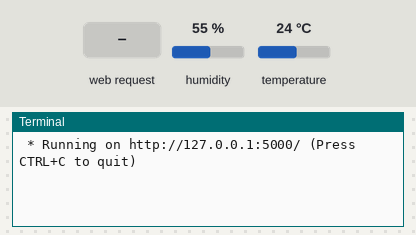
Recording of a program running on a simulated Raspberry Pi (BCM pin numbers). On the bench: the last lines printed to the terminal. Inputs (shaded band) come from the test bench; at power-on: humidity 55 %, temperature 24 °C. The clock reads 2024-03-15 10:24:30 at power-on unless the program sets it; library files of the repository ran but are not shown: DHT11.py.

Above: at 1.2 s.
1.3 s: HTTP request for / received
At 1.6 s:
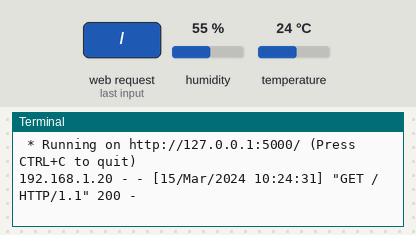
2.8 s: HTTP request for /sensor/temperature/degree received
At 4.1 s:
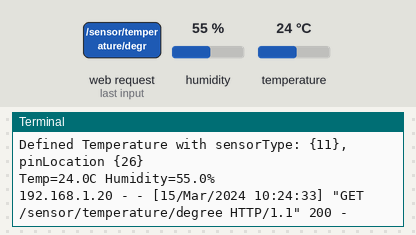
4.8 s: HTTP request for /sensor/temperature/humidity received
At 6.8 s:
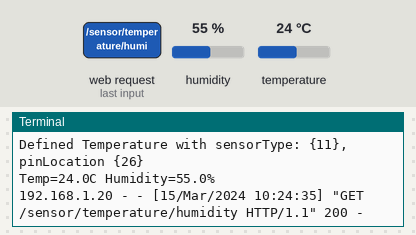

The program:

webServer.py
```python
from flask import Flask
import Adafruit_DHT #Can this be removed?
import json

#List of Components
from Components.temperature.DHT11 import TemperatureSensor


app = Flask(__name__)

@app.route("/")
def root():
    welcomePageFile = open("web.html",'r')
    welcomePage = welcomePageFile.read()
    return welcomePage

@app.route("/sensor/temperature/degree")
def degree():
    sensor = TemperatureSensor(Adafruit_DHT.DHT11, "26");
    temperaturen = sensor.getTemperature();
    return json.dumps(temperaturen, default=lambda o: o.__dict__)

@app.route("/sensor/temperature/humidity")
def humidity():
    sensor = TemperatureSensor(Adafruit_DHT.DHT11, "26");
    temperaturen = sensor.getHumidity();
    return json.dumps(temperaturen, default=lambda o: o.__dict__)

if __name__ == "__main__":
    app.run()
```

Measured:
- after the input at 1.3 s, the terminal: prints a new line at once (image 1)
- after the input at 2.8 s, the terminal: prints a new line at once (image 2)
- after the input at 4.8 s, the terminal: prints a new line after 0.53 s (image 3)
